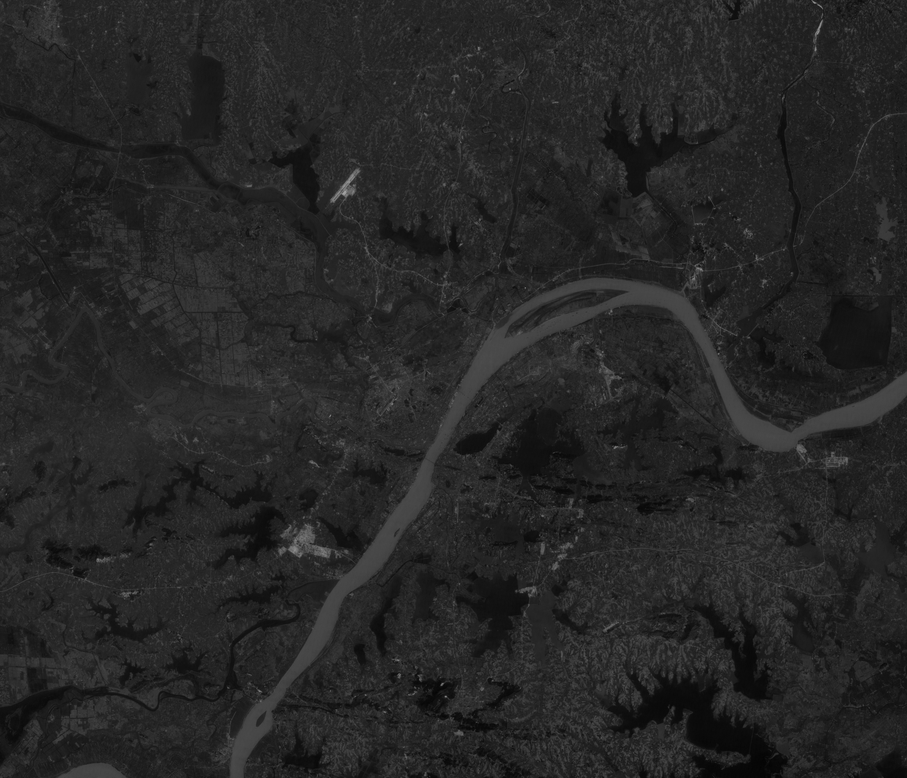
#> input picture enhancement/2.tif, 907 x 778 px, shrunk from 2801 x 2401 before the run; the run also reads 2 pictures not shown here
$ python zuhe.py
#> lines starting #> are read from the running program, lines starting #| are printed output that depends on the picture
import cv2 as cv
import numpy as np
import matplotlib.pyplot as plt

#文件名需要将完整的后缀附上
#opencv函数操作时分离的通道是按照BGR的顺序
data1 = cv.imread('2.tif', 0)
#> data1 is the input picture: shape (778, 907); min 3, max 165, mean 38
data2 = cv.imread('1.tif', 0)
data3 = cv.imread('0.tif', 0)
data = cv.merge([data3,data2,data1])
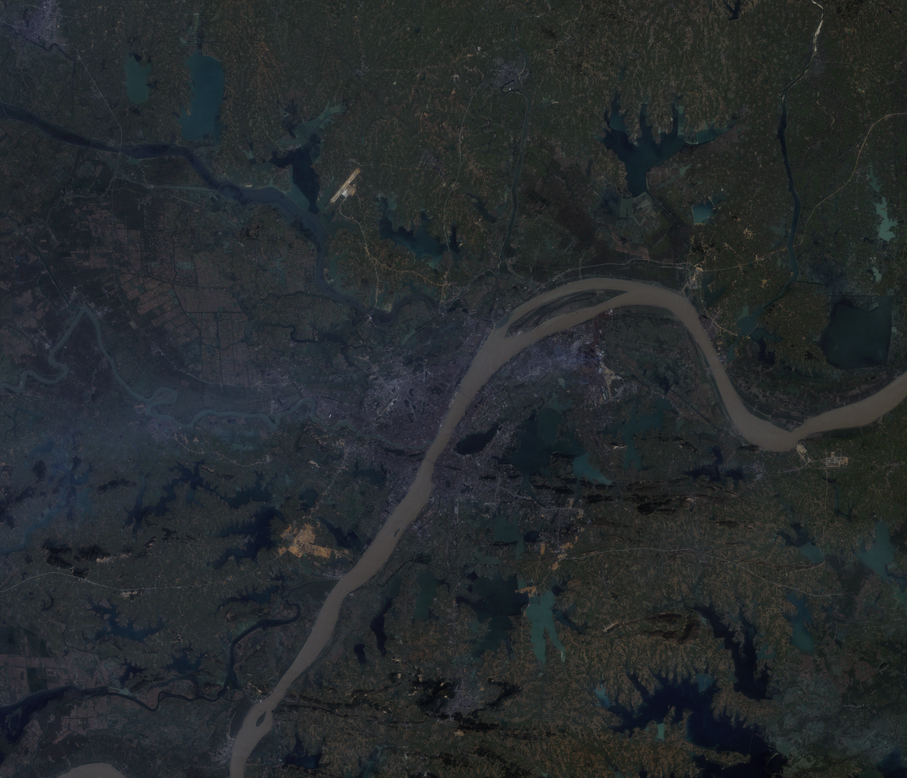
#> data: shape (778, 907, 3); mean of channels 0, 1, 2 44.8, 42.6, 38; drawn as B, G, R
#data = np.array((data1, data2, data3),dtype = data1.dtype)
#print(data1.shape)
#print(data.shape)
cv.namedWindow('data', cv.WINDOW_FREERATIO)
cv.imshow('data',data)
cv.imwrite('321.tif',data)
cv.waitKey(0)

data1 = cv.imread('3.tif', 0)
data2 = cv.imread('2.tif', 0)
data3 = cv.imread('1.tif', 0)
#> (the run stopped early here; a loop or call above may not have finished)
